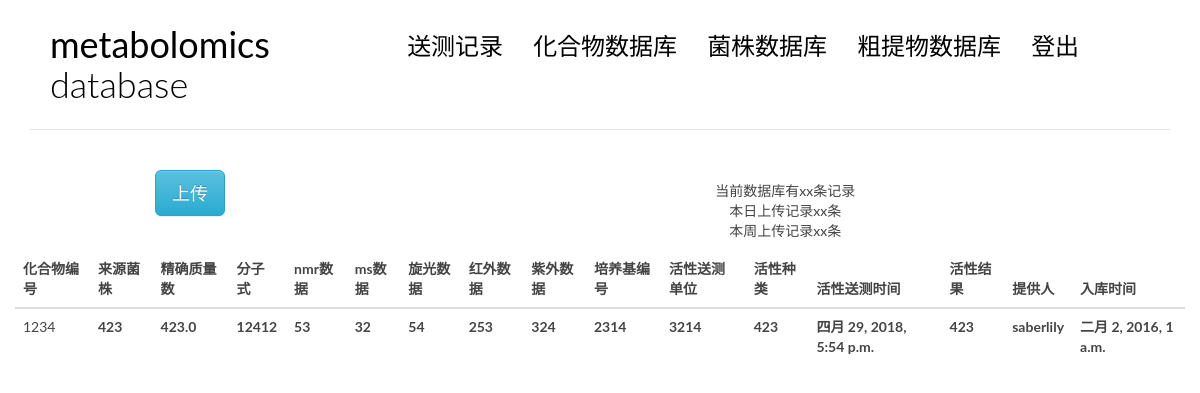
Page /cpdindex/ on the earlier database version.
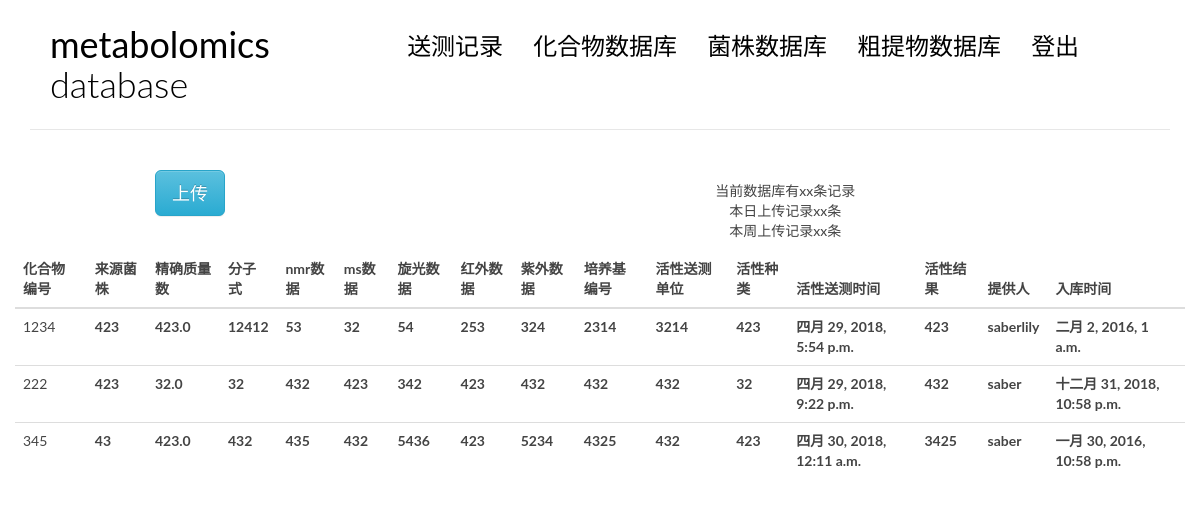
Same page on the later database version.
### blog/models.py (models this page shows, shortened)
class cpd(models.Model):
    cpdnumber = models.CharField(max_length = 20)#化合物编号
    frombact = models.CharField(max_length = 20)#来源菌株
    mass = models.FloatField() #精确质量数
    stru = models.CharField(max_length = 50)#分子式
    nmr = models.CharField(max_length = 100)#nmr数据
    ms = models.CharField(max_length = 100)#ms数据
    rot = models.CharField(max_length = 100)#旋光数据
    red = models.CharField(max_length = 100)#红外数据
    blue = models.CharField(max_length = 100)#紫外数据
    media = models.CharField(max_length = 50)#培养基编号
    depa = models.CharField(max_length = 100)#活性送测单位
    spc = models.CharField(max_length = 100)#活性种类
    time = models.DateTimeField(auto_now_add=True, editable = True)#活性送测时间!!!!
    resu = models.CharField(max_length = 100)#活性结果
    prov = models.ForeignKey(User)#提供人
    dtime = models.DateTimeField()#入库时间

### blog/cpd.py (the view)
# urls.py: url(r'^cpdindex/$', views.cpdindex, name='cpdindex'),
def cpdindex(request, msg = -1):
    lists = cpd.objects.all()
    return render(request, 'blog/cpd.html', context = {'tests' : lists, 'msg' : msg} )

### templates/blog/cpd.html (shortened to what this page needs)
{% extends 'base.html' %}
{%block main %}
<body>
            <div class="row">
                <div class="col-md-4 col-sm-5 col-xs-8">
                    <center>
                        <button class="btn btn-info btn-primary btn-lg" data-toggle="modal" data-target="#myModal">
                            上传
                        </button>
                    </center>
                </div>
                <div class="col-md-8 col-sm-7 col-xs-4">
                    <nav class="main-nav" role="navigation">
                        <div class="collapse navbar-collapse" id="bs-example-navbar-collapse-1">
                                <ul class="list-unstyled text-center" >
                                    <li>当前数据库有xx条记录</li>
                                    <li>本日上传记录xx条</li>
                                    <li>本周上传记录xx条</li>
                                  </ul>
                        </div>
                    </nav>
                </div>
            </div>
            <div class="col-md-12 col-sm-7 col-xs-4">
            <table class="table table-hover">
                    <thead>
                        <tr>
                            <th>化合物编号</th>
                            <th>来源菌株</th>
                            <th>精确质量数</th>
                            <th>分子式</th>
                            <th>nmr数据</th>
                            <th>ms数据</th>
                            <th>旋光数据</th>
                            <th>红外数据</th>
                            <th>紫外数据</th>
                            <th>培养基编号</th>
                            <th>活性送测单位</th>
                            <th>活性种类</th>
                            <th>活性送测时间</th>
                            <th>活性结果</th>
                            <th>提供人</th>
                            <th>入库时间</th>
                        </tr>
                    </thead>
                    <tbody>
                            {% for test in tests %}
                            {% if request.user == test.prov %}
                            <tr class="row1 success" id = "useajax" data-toggle="modal" data-target="#alter" data-whatever="{{test.id}}"
                            data-cpdnumber = "{{test.cpdnumber}}" data-frombact = "{{test.frombact}}"
                            data-mass = "{{test.mass}}" data-stru = "{{test.stru}}"
                            data-nmr = "{{test.nmr}}" data-ms = "{{test.ms}}"
                            data-rot = "{{test.rot}}" data-red = "{{test.red}}"
                            data-blue = "{{test.blue}}" data-media = "{{test.media}}"
                            data-depa = "{{test.depa}}" data-spc = "{{test.spc}}"
                            data-resu = "{{test.resu}}" data-dtime = "{{test.dtime}}"
                            >
                            {% else %}
                            <tr class="row1">
                            {% endif %}
                                <td class = "field-cpdnumber"> {{test.cpdnumber}}</td>
                                <th class = "field-frombact">{{test.frombact}}</th>
                                <th class = "field-mass">{{test.mass}}</th>
                                <th class = "field-stru">{{test.stru}}</th>
                                <th class = "field-nmr">{{test.nmr}}</th>
                                <th class = "field-ms">{{test.ms}}</th>
                                <th class = "field-rot">{{test.rot}}</th>
                                <th class = "field-red">{{test.red}}</th>
                                <th class = "field-blue">{{test.blue}}</th>
                                <th class = "field-media">{{test.media}}</th>
                                <th class = "field-depa">{{test.depa}}</th>
                                <th class = "field-spc">{{test.spc}}</th>
                                <th class = "field-time">{{test.time}}</th>
                                <th class = "field-resu">{{test.resu}}</th>
                                <th class = "field-prov">{{test.prov}}</th>
                                <th class = "field-dtime">{{test.dtime}}</th>
                            </tr>
                            {% empty %}
                              <div class="row1">null</div>
                            {% endfor %}
                    </tbody>
                </table>
                </div>
</body>
{% endblock main %}

### templates/base.html (shortened to what this page needs)
{% load staticfiles %}
<!DOCTYPE html>
<html lang="en">
    <head>
        <link rel="stylesheet" href="{% static 'blog/css/bootstrap.min.css' %}">
        <link rel="stylesheet" href="{% static 'blog/css/pace.css' %}">
        <link rel="stylesheet" href="{% static 'blog/css/bootstrap.css' %}">
        <link rel="stylesheet" href="{% static 'blog/css/bootstrap-theme.css' %}">
        <link rel="stylesheet" href="{% static 'blog/css/bootstrap-theme.min.css' %}">
        <link rel="stylesheet" href="{% static 'blog/css/custom.css' %}">
        <link rel="stylesheet" href="{% static 'blog/css/highlights/github.css' %}">
    </head>
            <div class="container">
                    <header id="site-header">
                        <div class="row">
                            <div class="col-md-3 col-sm-5 col-xs-8">
                                <div class="logo">
                                    <h1><a href="#"><b>metabolomics</b> database</a></h1>
                                </div>
                            </div>
                            <div class="col-md-9 col-sm-7 col-xs-4">
                                <nav class="main-nav" role="navigation">
                                    <div class="collapse navbar-collapse" id="bs-example-navbar-collapse-1">
                                        <ul class="nav navbar-nav navbar-right">
                                            <li class="cl-effect-11"><a href="{% url 'blog:recordindex' %}" data-hover="送测记录">送测记录</a></li>
                                            <li class="cl-effect-11"><a href="{% url 'blog:cpdindex' %}" data-hover="化合物数据库">化合物数据库</a></li>
                                            <li class="cl-effect-11"><a href="{% url 'blog:bactindex' %}" data-hover="菌株数据库">菌株数据库</a></li>
                                            <li class="cl-effect-11"><a href="{% url 'blog:crudeexindex' %}" data-hover="粗提物数据库">粗提物数据库</a></li>
                                            <li class="cl-effect-11"><a href="{% url 'blog:logout_user' %}" data-hover="登出">登出</a></li>
                                        </ul>
                                    </div>
                                </nav>
                            </div>
                        </div>
                    </header>
                </div>
                {% block main %}
                {% endblock main %}
</html>

### blog/static/blog/css/custom.css (style rules this page uses)
* { outline: none; }
h1, h2, h3, h4, h5, h6 { margin-top: 0; }
b { font-weight: 400; }
a { color: #333; }
body { color: #444; font-family: 'Lato', sans-serif; }
#site-header { background-color: #FFF; padding: 25px 20px; margin-bottom: 40px; border-bottom: 1px solid #e7e7e7; }
.logo h1 a { color: #000; }
.logo h1 { margin: 0; font-family: 'Lato', sans-serif; font-weight: 300; }
.main-nav { margin-top: 11px; max-width: 95%; }
.main-nav a { color: #000000 !important; padding: 0 0 5px 0 !important; margin-right: 30px; font-family: 'Lato', sans-serif; font-weight: 300; font-size: 24px; }
.cl-effect-11 a { padding: 10px 0; color: #0972b4; text-shadow: none; }
.cl-effect-11 a::before { position: absolute; top: 0; left: 0; overflow: hidden; padding: 0 0 5px 0 !important; max-width: 0; border-bottom: 1px solid #000; color: #000; content: attr(data-hover); white-space: nowrap; -webkit-transition: max-width 0.5s; -moz-transition: max-width 0.5s; transition: max-width 0.5s; }

Differences in the rows shown:
added cpd: cpdnumber "222", frombact "423", mass "32.0", stru "32", nmr "432", ms "423", rot "342", red "423", blue "432", media "432", depa "432", spc "32", time "四月 29, 2018, 9:22 p.m.", resu "432", prov "saber", dtime "十二月 31, 2018, 10:58 p.m."
added cpd: cpdnumber "345", frombact "43", mass "423.0", stru "432", nmr "435", ms "432", rot "5436", red "423", blue "5234", media "4325", depa "432", spc "423", time "四月 30, 2018, 12:11 a.m.", resu "3425", prov "saber", dtime "一月 30, 2016, 10:58 p.m."
